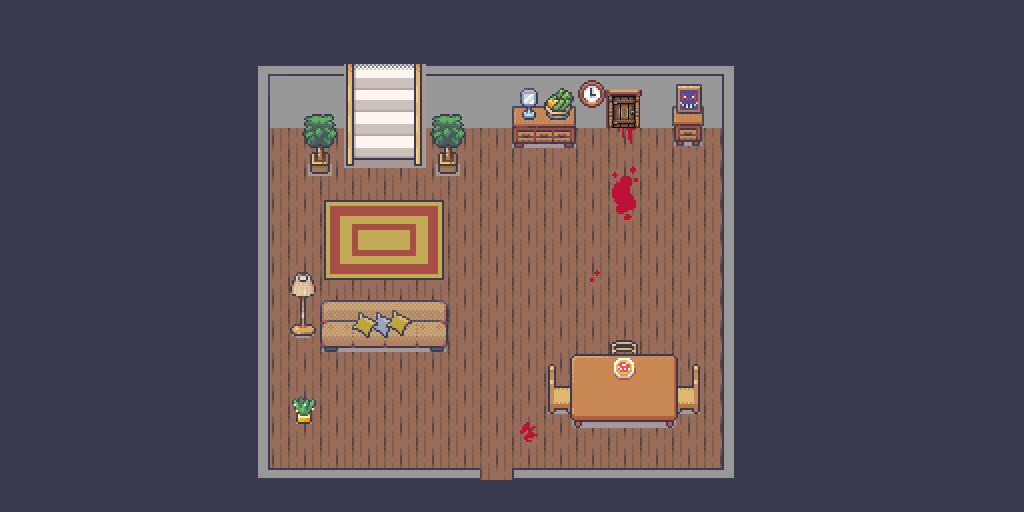

Tiled map render using the project's own tile images. Description and the map definition, with tile-layer contents summarised, below:
An orthogonal 32x16 tile map with 32x32 px tiles, 6 tile layers (Tile Layer 1, Tile Layer 2, Tile Layer 3, Tile Layer 4, ...), 10 tilesets and 5 objects.

<map version="1.10" tiledversion="1.10.2" orientation="orthogonal" renderorder="right-down" width="32" height="16" tilewidth="32" tileheight="32" infinite="0" nextlayerid="12" nextobjectid="21">
 <tileset firstgid="1" source="houses.tsx" />
 <tileset firstgid="1025" source="Room_Builder_free_32x32.tsx" />
 <tileset firstgid="1416" source="witchtiles_2.tsx" />
 <tileset firstgid="1448" source="atlas_32x.tsx" />
 <tileset firstgid="2216" source="Interiors_free_32x32.tsx" />
 <tileset firstgid="3640" source="tf_ff_tileB_stone.tsx" />
 <tileset firstgid="3896" source="tileB_fortA.tsx" />
 <tileset firstgid="4152" source="tf_dd_B_2.tsx" />
 <tileset firstgid="4408" source="ruined_int_2.tsx" />
 <tileset firstgid="4496" source="blood2.tsx" />
 <layer id="1" name="Tile Layer 1" width="32" height="16">
  <data>[512 cells, 512 non-empty, 4 distinct tile ids]</data>
 </layer>
 <layer id="2" name="Tile Layer 2" width="32" height="16">
  <data>[512 cells, 91 non-empty, 40 distinct tile ids]</data>
 </layer>
 <layer id="6" name="Tile Layer 3" width="32" height="16">
  <data>[512 cells, 31 non-empty, 27 distinct tile ids]</data>
 </layer>
 <layer id="7" name="Tile Layer 4" width="32" height="16">
  <data>[512 cells, 17 non-empty, 17 distinct tile ids]</data>
 </layer>
 <layer id="8" name="Tile Layer 5" width="32" height="16">
  <data>[512 cells, 17 non-empty, 7 distinct tile ids]</data>
 </layer>
 <layer id="9" name="Tile Layer 6" width="32" height="16">
  <data>[512 cells, 22 non-empty, 22 distinct tile ids]</data>
 </layer>
 <objectgroup id="11" name="door">
  <object id="7" x="354.403" y="69.6771" width="59.6097" height="45.4169">
   <properties>
    <property name="nm_door" value="toddroom.tmx" />
   </properties>
  </object>
  <object id="13" x="345.333" y="47.3333" width="74" height="27.3333">
   <properties>
    <property name="nm_door" value="toddroom.tmx" />
   </properties>
  </object>
  <object id="17" x="448.667" y="461" width="95" height="21.3333">
   <properties>
    <property name="nm_door" value="act1.tmx" />
   </properties>
  </object>
  <object id="18" x="378" y="81.5" />
  <object id="20" x="588" y="95.5" width="70" height="31.5">
   <properties>
    <property name="nm_door" value="dadroom.tmx" />
   </properties>
  </object>
 </objectgroup>
</map>
